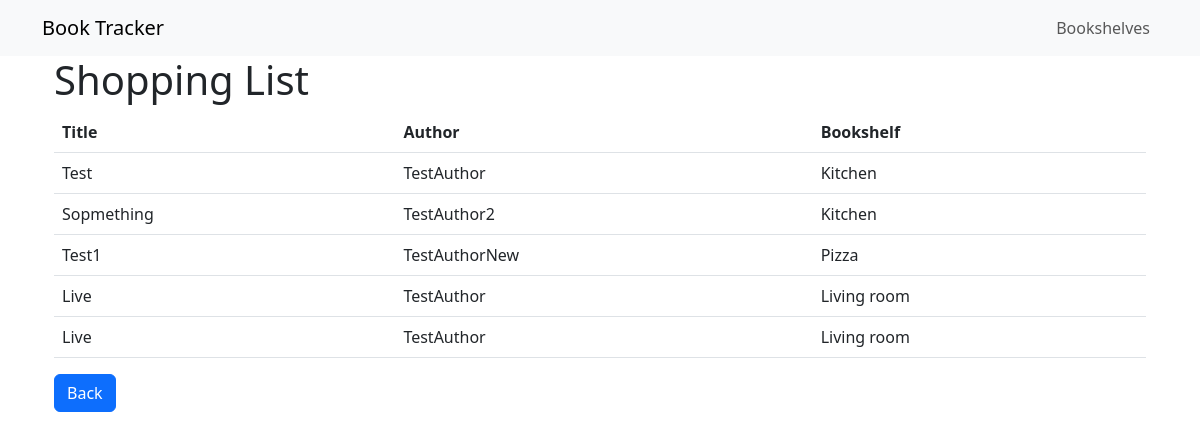
/shopping-list, run on the app's committed database.
### app.py (models this page shows)
class ShoppingList(db.Model):
    id = db.Column(db.Integer, primary_key=True)
    book_id = db.Column(db.Integer, db.ForeignKey('book.id'), nullable=False)
    book = db.relationship('Book', backref='shopping_list_items', lazy=True)

class Book(db.Model):
    id = db.Column(db.Integer, primary_key=True)
    title = db.Column(db.String(100), nullable=False)
    author = db.Column(db.String(100), nullable=False)
    bookshelf_id = db.Column(db.Integer, db.ForeignKey('bookshelf.id'), nullable=True)

class Bookshelf(db.Model):
    id = db.Column(db.Integer, primary_key=True)
    name = db.Column(db.String(100), nullable=False)
    books = db.relationship('Book', backref='bookshelf', lazy=True)

### app.py (the view)
@app.route('/shopping-list', methods=['GET'])
def shopping_list():
    shopping_list_items = ShoppingList.query.all()
    return render_template('shopping_list.html', shopping_list_items=shopping_list_items)

### templates/shopping_list.html
{% extends 'base.html' %}
{% block content %}
<div class="container">
    <h1>Shopping List</h1>
    <table class="table">
        <thead>
            <tr>
                <th>Title</th>
                <th>Author</th>
                <th>Bookshelf</th>
            </tr>
        </thead>
        <tbody>
            {% for item in shopping_list_items %}
            <tr>
                <td>{{ item.book.title }}</td>
                <td>{{ item.book.author }}</td>
                <td>{{ item.book.bookshelf.name if item.book.bookshelf else 'None' }}</td>
            </tr>
            {% endfor %}
        </tbody>
    </table>
    <a href="{{ url_for('index') }}" class="btn btn-primary">Back</a>
</div>
{% endblock %}

### data on the page
ShoppingList: book "Test", book.author "TestAuthor", book.bookshelf "Kitchen"
ShoppingList: book "Sopmething", book.author "TestAuthor2", book.bookshelf "Kitchen"
ShoppingList: book "Test1", book.author "TestAuthorNew", book.bookshelf "Pizza"
ShoppingList: book "Live", book.author "TestAuthor", book.bookshelf "Living room"
ShoppingList: book "Live", book.author "TestAuthor", book.bookshelf "Living room"
